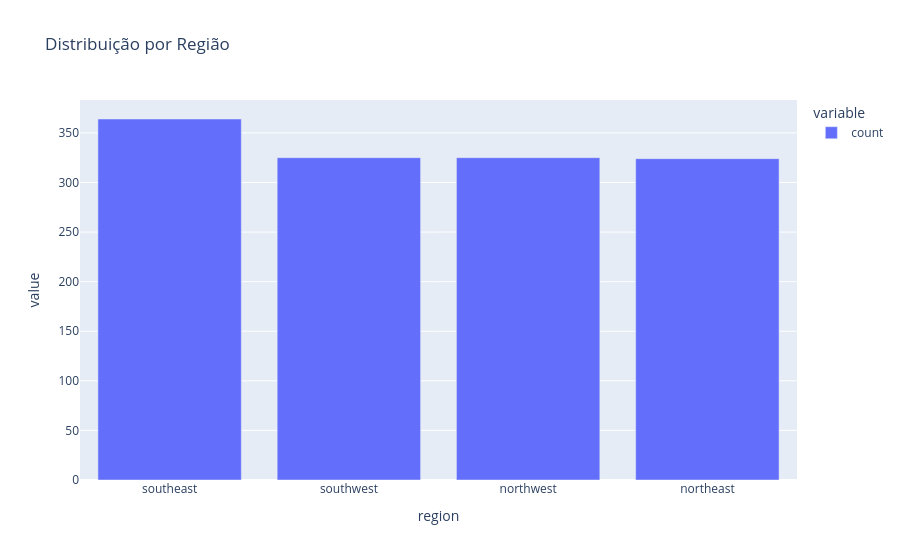

Here is the notebook cell this chart was saved with:
### Markdown cell above
### Distribuição Região
- Praticamente uniforme

### Code cell
fig = px.bar(
  df_costs.value_counts('region'),
  title='Distribuição por Região',
)
fig.show()

### Figure 1 — Plotly figure (JSON) as saved in the notebook; plotly's stock layout.template omitted (floating-point values rounded to 4 significant figures)
{"data": [{"hovertemplate": "variable=count<br>region=%{x}<br>value=%{y}<extra></extra>", "legendgroup": "count", "marker": {"color": "#636efa", "pattern": {"shape": ""}}, "name": "count", "orientation": "v", "showlegend": true, "textposition": "auto", "type": "bar", "x": ["southeast", "southwest", "northwest", "northeast"], "xaxis": "x", "y": [364, 325, 325, 324], "yaxis": "y"}], "layout": {"barmode": "relative", "legend": {"title": {"text": "variable"}, "tracegroupgap": 0}, "title": {"text": "Distribuição por Região"}, "xaxis": {"anchor": "y", "domain": [0, 1], "title": {"text": "region"}}, "yaxis": {"anchor": "x", "domain": [0, 1], "title": {"text": "value"}}}}
